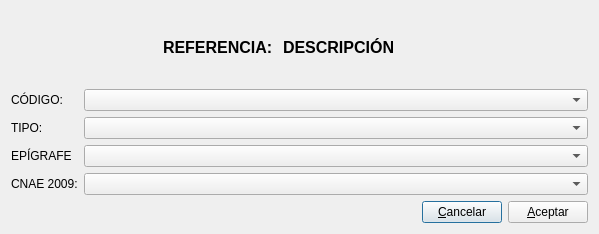
<?xml version="1.0" encoding="UTF-8"?>
<ui version="4.0">
 <class>Actividad_edicion</class>
 <widget class="QDialog" name="Actividad_edicion">
  <property name="geometry">
   <rect>
    <x>0</x>
    <y>0</y>
    <width>599</width>
    <height>234</height>
   </rect>
  </property>
  <property name="maximumSize">
   <size>
    <width>600</width>
    <height>16777215</height>
   </size>
  </property>
  <property name="windowTitle">
   <string>CÓDIGOS DE ACTIVIDADES</string>
  </property>
  <layout class="QVBoxLayout" name="verticalLayout">
   <item>
    <layout class="QHBoxLayout" name="horizontalLayout">
     <item>
      <spacer name="horizontalSpacer">
       <property name="orientation">
        <enum>Qt::Orientation::Horizontal</enum>
       </property>
       <property name="sizeHint" stdset="0">
        <size>
         <width>40</width>
         <height>20</height>
        </size>
       </property>
      </spacer>
     </item>
     <item>
      <widget class="QLabel" name="referencia_label">
       <property name="sizePolicy">
        <sizepolicy hsizetype="Minimum" vsizetype="Preferred">
         <horstretch>0</horstretch>
         <verstretch>0</verstretch>
        </sizepolicy>
       </property>
       <property name="font">
        <font>
         <pointsize>12</pointsize>
         <bold>true</bold>
        </font>
       </property>
       <property name="text">
        <string>REFERENCIA: </string>
       </property>
      </widget>
     </item>
     <item>
      <widget class="QLabel" name="descripcion_label">
       <property name="sizePolicy">
        <sizepolicy hsizetype="Expanding" vsizetype="Preferred">
         <horstretch>0</horstretch>
         <verstretch>0</verstretch>
        </sizepolicy>
       </property>
       <property name="font">
        <font>
         <pointsize>12</pointsize>
         <bold>true</bold>
        </font>
       </property>
       <property name="text">
        <string>DESCRIPCIÓN</string>
       </property>
      </widget>
     </item>
     <item>
      <spacer name="horizontalSpacer_3">
       <property name="orientation">
        <enum>Qt::Orientation::Horizontal</enum>
       </property>
       <property name="sizeHint" stdset="0">
        <size>
         <width>40</width>
         <height>20</height>
        </size>
       </property>
      </spacer>
     </item>
    </layout>
   </item>
   <item>
    <layout class="QFormLayout" name="formLayout">
     <item row="0" column="0">
      <widget class="QLabel" name="label_3">
       <property name="text">
        <string>CÓDIGO:</string>
       </property>
      </widget>
     </item>
     <item row="0" column="1">
      <widget class="QComboBox" name="codigo_comboBox">
       <property name="maximumSize">
        <size>
         <width>510</width>
         <height>16777215</height>
        </size>
       </property>
      </widget>
     </item>
     <item row="1" column="0">
      <widget class="QLabel" name="label_4">
       <property name="text">
        <string>TIPO:</string>
       </property>
      </widget>
     </item>
     <item row="1" column="1">
      <widget class="QComboBox" name="tipo_comboBox">
       <property name="maximumSize">
        <size>
         <width>510</width>
         <height>16777215</height>
        </size>
       </property>
      </widget>
     </item>
     <item row="2" column="0">
      <widget class="QLabel" name="label_5">
       <property name="text">
        <string>EPÍGRAFE</string>
       </property>
      </widget>
     </item>
     <item row="2" column="1">
      <widget class="QComboBox" name="epigrafe_comboBox">
       <property name="maximumSize">
        <size>
         <width>510</width>
         <height>16777215</height>
        </size>
       </property>
      </widget>
     </item>
     <item row="3" column="0">
      <widget class="QLabel" name="label_6">
       <property name="text">
        <string>CNAE 2009:</string>
       </property>
      </widget>
     </item>
     <item row="3" column="1">
      <widget class="QComboBox" name="cnae_comboBox">
       <property name="maximumSize">
        <size>
         <width>510</width>
         <height>16777215</height>
        </size>
       </property>
      </widget>
     </item>
    </layout>
   </item>
   <item>
    <layout class="QHBoxLayout" name="horizontalLayout_2">
     <item>
      <spacer name="horizontalSpacer_4">
       <property name="orientation">
        <enum>Qt::Orientation::Horizontal</enum>
       </property>
       <property name="sizeHint" stdset="0">
        <size>
         <width>40</width>
         <height>20</height>
        </size>
       </property>
      </spacer>
     </item>
     <item>
      <widget class="QPushButton" name="pushButton">
       <property name="text">
        <string>&amp;Cancelar</string>
       </property>
       <property name="icon">
        <iconset resource="keme.qrc">
         <normaloff>:/iconos/graf/borrar.png</normaloff>:/iconos/graf/borrar.png</iconset>
       </property>
      </widget>
     </item>
     <item>
      <widget class="QPushButton" name="pushButton_2">
       <property name="text">
        <string>&amp;Aceptar</string>
       </property>
       <property name="icon">
        <iconset resource="keme.qrc">
         <normaloff>:/iconos/graf/check2.png</normaloff>:/iconos/graf/check2.png</iconset>
       </property>
      </widget>
     </item>
    </layout>
   </item>
  </layout>
 </widget>
 <resources>
  <include location="keme.qrc"/>
 </resources>
 <connections>
  <connection>
   <sender>pushButton</sender>
   <signal>clicked()</signal>
   <receiver>Actividad_edicion</receiver>
   <slot>reject()</slot>
   <hints>
    <hint type="sourcelabel">
     <x>439</x>
     <y>199</y>
    </hint>
    <hint type="destinationlabel">
     <x>369</x>
     <y>188</y>
    </hint>
   </hints>
  </connection>
  <connection>
   <sender>pushButton_2</sender>
   <signal>clicked()</signal>
   <receiver>Actividad_edicion</receiver>
   <slot>accept()</slot>
   <hints>
    <hint type="sourcelabel">
     <x>546</x>
     <y>195</y>
    </hint>
    <hint type="destinationlabel">
     <x>258</x>
     <y>190</y>
    </hint>
   </hints>
  </connection>
 </connections>
</ui>
